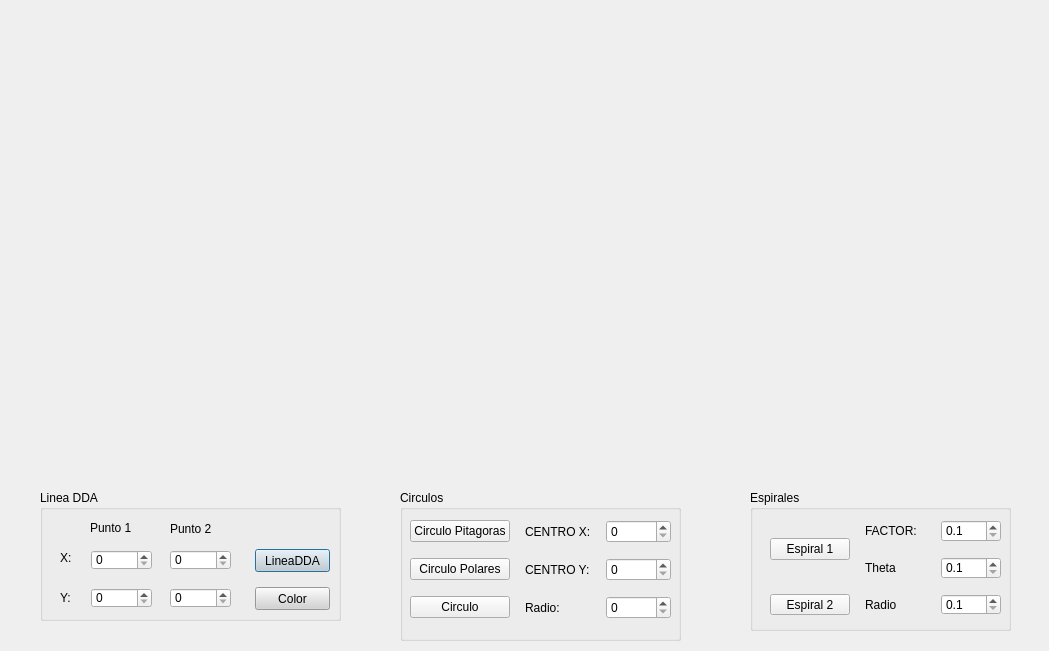
<?xml version="1.0" encoding="UTF-8"?>
<ui version="4.0">
 <class>Dialog</class>
 <widget class="QDialog" name="Dialog">
  <property name="geometry">
   <rect>
    <x>0</x>
    <y>0</y>
    <width>1049</width>
    <height>651</height>
   </rect>
  </property>
  <property name="minimumSize">
   <size>
    <width>1049</width>
    <height>651</height>
   </size>
  </property>
  <property name="maximumSize">
   <size>
    <width>1049</width>
    <height>651</height>
   </size>
  </property>
  <property name="windowTitle">
   <string>Primitivas de Salida</string>
  </property>
  <property name="styleSheet">
   <string notr="true"/>
  </property>
  <widget class="QGroupBox" name="LineaDDA">
   <property name="geometry">
    <rect>
     <x>40</x>
     <y>490</y>
     <width>301</width>
     <height>131</height>
    </rect>
   </property>
   <property name="title">
    <string>Linea DDA</string>
   </property>
   <widget class="QSpinBox" name="spinBox_6">
    <property name="geometry">
     <rect>
      <x>51</x>
      <y>98</y>
      <width>61</width>
      <height>20</height>
     </rect>
    </property>
    <property name="maximum">
     <number>473</number>
    </property>
   </widget>
   <widget class="QLabel" name="label_5">
    <property name="geometry">
     <rect>
      <x>20</x>
      <y>100</y>
      <width>16</width>
      <height>16</height>
     </rect>
    </property>
    <property name="text">
     <string>Y:</string>
    </property>
   </widget>
   <widget class="QSpinBox" name="spinBox_4">
    <property name="geometry">
     <rect>
      <x>51</x>
      <y>60</y>
      <width>61</width>
      <height>20</height>
     </rect>
    </property>
    <property name="maximum">
     <number>1049</number>
    </property>
   </widget>
   <widget class="QLabel" name="label_2">
    <property name="geometry">
     <rect>
      <x>20</x>
      <y>60</y>
      <width>16</width>
      <height>16</height>
     </rect>
    </property>
    <property name="text">
     <string>X:</string>
    </property>
   </widget>
   <widget class="QPushButton" name="pushButton">
    <property name="geometry">
     <rect>
      <x>215</x>
      <y>59</y>
      <width>75</width>
      <height>23</height>
     </rect>
    </property>
    <property name="styleSheet">
     <string notr="true">background-color: rgb(211, 211, 211);</string>
    </property>
    <property name="text">
     <string>LineaDDA</string>
    </property>
   </widget>
   <widget class="QLabel" name="label_6">
    <property name="geometry">
     <rect>
      <x>130</x>
      <y>31</y>
      <width>41</width>
      <height>16</height>
     </rect>
    </property>
    <property name="text">
     <string>Punto 2:</string>
    </property>
   </widget>
   <widget class="QPushButton" name="pushButton_2">
    <property name="geometry">
     <rect>
      <x>215</x>
      <y>97</y>
      <width>75</width>
      <height>23</height>
     </rect>
    </property>
    <property name="styleSheet">
     <string notr="true">background-color: rgb(211, 211, 211);</string>
    </property>
    <property name="text">
     <string>Color</string>
    </property>
   </widget>
   <widget class="QSpinBox" name="spinBox_7">
    <property name="geometry">
     <rect>
      <x>130</x>
      <y>98</y>
      <width>61</width>
      <height>20</height>
     </rect>
    </property>
    <property name="maximum">
     <number>473</number>
    </property>
   </widget>
   <widget class="QSpinBox" name="spinBox_5">
    <property name="geometry">
     <rect>
      <x>130</x>
      <y>60</y>
      <width>61</width>
      <height>20</height>
     </rect>
    </property>
    <property name="maximum">
     <number>1049</number>
    </property>
   </widget>
   <widget class="QLabel" name="label">
    <property name="geometry">
     <rect>
      <x>50</x>
      <y>30</y>
      <width>41</width>
      <height>16</height>
     </rect>
    </property>
    <property name="text">
     <string>Punto 1:</string>
    </property>
   </widget>
  </widget>
  <widget class="QGroupBox" name="groupBox">
   <property name="geometry">
    <rect>
     <x>400</x>
     <y>490</y>
     <width>281</width>
     <height>151</height>
    </rect>
   </property>
   <property name="title">
    <string>Circulos</string>
   </property>
   <widget class="QWidget" name="layoutWidget">
    <property name="geometry">
     <rect>
      <x>10</x>
      <y>30</y>
      <width>261</width>
      <height>101</height>
     </rect>
    </property>
    <layout class="QGridLayout" name="gridLayout_3">
     <property name="spacing">
      <number>15</number>
     </property>
     <item row="0" column="0">
      <widget class="QPushButton" name="pushButton_3">
       <property name="text">
        <string>Circulo Pitagoras</string>
       </property>
      </widget>
     </item>
     <item row="0" column="1">
      <widget class="QLabel" name="label_3">
       <property name="text">
        <string>CENTRO X:</string>
       </property>
      </widget>
     </item>
     <item row="0" column="2">
      <widget class="QSpinBox" name="spinBox">
       <property name="maximum">
        <number>1049</number>
       </property>
      </widget>
     </item>
     <item row="1" column="0">
      <widget class="QPushButton" name="pushButton_4">
       <property name="text">
        <string>Circulo Polares</string>
       </property>
      </widget>
     </item>
     <item row="1" column="1">
      <widget class="QLabel" name="label_4">
       <property name="text">
        <string>CENTRO Y:</string>
       </property>
      </widget>
     </item>
     <item row="1" column="2">
      <widget class="QSpinBox" name="spinBox_2">
       <property name="maximum">
        <number>473</number>
       </property>
      </widget>
     </item>
     <item row="2" column="0">
      <widget class="QPushButton" name="pushButton_5">
       <property name="text">
        <string>Circulo</string>
       </property>
      </widget>
     </item>
     <item row="2" column="1">
      <widget class="QLabel" name="label_7">
       <property name="text">
        <string>Radio:</string>
       </property>
      </widget>
     </item>
     <item row="2" column="2">
      <widget class="QSpinBox" name="spinBox_3">
       <property name="maximum">
        <number>1043</number>
       </property>
      </widget>
     </item>
    </layout>
   </widget>
  </widget>
  <widget class="QGroupBox" name="groupBox_2">
   <property name="geometry">
    <rect>
     <x>750</x>
     <y>490</y>
     <width>261</width>
     <height>141</height>
    </rect>
   </property>
   <property name="title">
    <string>Espirales</string>
   </property>
   <widget class="QWidget" name="layoutWidget">
    <property name="geometry">
     <rect>
      <x>20</x>
      <y>30</y>
      <width>231</width>
      <height>95</height>
     </rect>
    </property>
    <layout class="QGridLayout" name="gridLayout">
     <property name="spacing">
      <number>15</number>
     </property>
     <item row="0" column="0" rowspan="2">
      <widget class="QPushButton" name="pushButton_6">
       <property name="text">
        <string>Espiral 1</string>
       </property>
      </widget>
     </item>
     <item row="0" column="1">
      <widget class="QLabel" name="label_8">
       <property name="text">
        <string>FACTOR:</string>
       </property>
      </widget>
     </item>
     <item row="0" column="2">
      <widget class="QDoubleSpinBox" name="doubleSpinBox">
       <property name="decimals">
        <number>1</number>
       </property>
       <property name="minimum">
        <double>0.100000000000000</double>
       </property>
       <property name="singleStep">
        <double>0.100000000000000</double>
       </property>
       <property name="value">
        <double>0.100000000000000</double>
       </property>
      </widget>
     </item>
     <item row="1" column="1">
      <widget class="QLabel" name="label_10">
       <property name="text">
        <string>Theta</string>
       </property>
      </widget>
     </item>
     <item row="1" column="2">
      <widget class="QDoubleSpinBox" name="doubleSpinBox_2">
       <property name="decimals">
        <number>1</number>
       </property>
       <property name="minimum">
        <double>0.100000000000000</double>
       </property>
       <property name="singleStep">
        <double>0.100000000000000</double>
       </property>
       <property name="value">
        <double>0.100000000000000</double>
       </property>
      </widget>
     </item>
     <item row="2" column="0">
      <widget class="QPushButton" name="pushButton_7">
       <property name="text">
        <string>Espiral 2</string>
       </property>
      </widget>
     </item>
     <item row="2" column="1">
      <widget class="QLabel" name="label_11">
       <property name="text">
        <string>Radio</string>
       </property>
      </widget>
     </item>
     <item row="2" column="2">
      <widget class="QDoubleSpinBox" name="doubleSpinBox_3">
       <property name="decimals">
        <number>1</number>
       </property>
       <property name="minimum">
        <double>0.100000000000000</double>
       </property>
       <property name="singleStep">
        <double>0.100000000000000</double>
       </property>
       <property name="value">
        <double>0.100000000000000</double>
       </property>
      </widget>
     </item>
    </layout>
   </widget>
  </widget>
 </widget>
 <resources/>
 <connections/>
</ui>
